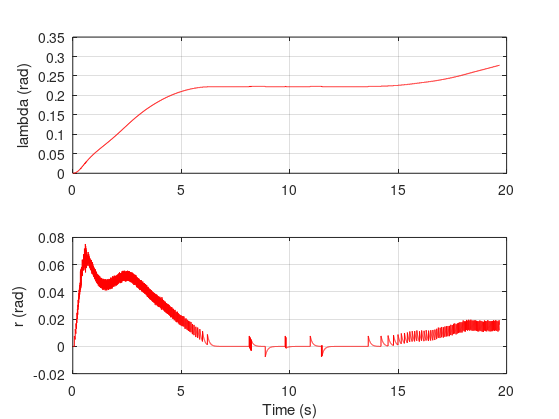
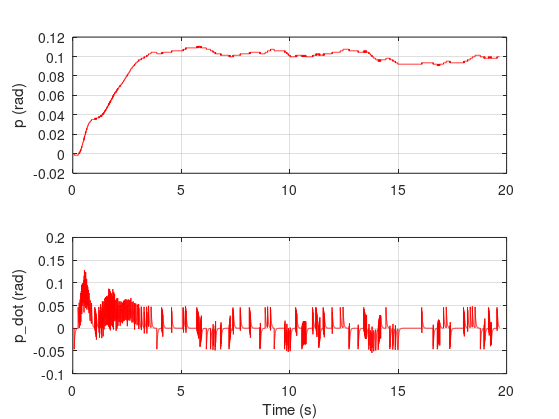
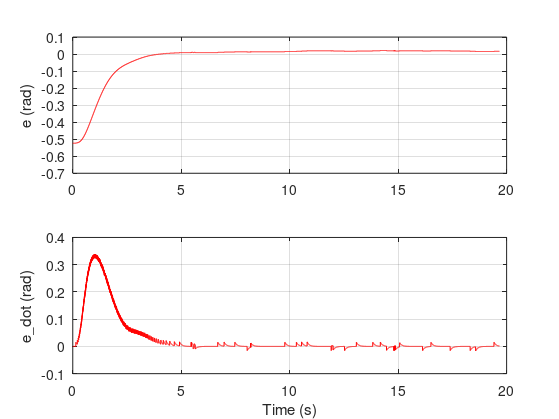

Here is the MATLAB script that generated these plots, in order:
load('Data.mat')

Time = data(1,:);
Travel = data(2,:);
Travel_rate = data(3,:);
Pitch = data(4,:);
Pitch_rate = data(5,:);
Elevation = data(6,:);
Elevation_rate = data(7,:);

bb = figure(2);
subplot(211)
plot(Time, Travel', 'r'),grid
ylabel('lambda (rad)')
subplot(212)
plot(Time, Travel_rate, 'r'),grid
ylabel('r (rad)')
xlabel('Time (s)')

cc = figure(3);
subplot(211)
plot(Time, Pitch, 'r'),grid
ylabel('p (rad)')
subplot(212)
plot(Time, Pitch_rate, 'r'),grid
ylabel('p\_dot (rad)')
xlabel('Time (s)')

dd = figure(4);
subplot(211)
plot(Time, Elevation, 'r'),grid
ylabel('e (rad)')
subplot(212)
plot(Time, Elevation_rate, 'r'),grid
ylabel('e\_dot (rad)')
xlabel('Time (s)')

set(bb, 'Units', 'Centimeters');
pos = get(bb, 'Position');
set(bb, 'PaperPositionMode', 'Auto', 'PaperUnits', 'Centimeters', 'PaperSize', [pos(3), pos(4)])
print(bb, '10_1_Travel', '-dpdf', '-r0')

set(cc, 'Units', 'Centimeters');
pos = get(cc, 'Position');
set(cc, 'PaperPositionMode', 'Auto', 'PaperUnits', 'Centimeters', 'PaperSize', [pos(3), pos(4)])
print(cc, '10_1_Pitch', '-dpdf', '-r0')

set(dd, 'Units', 'Centimeters');
pos = get(dd, 'Position');
set(dd, 'PaperPositionMode', 'Auto', 'PaperUnits', 'Centimeters', 'PaperSize', [pos(3), pos(4)])
print(dd, '10_1_Elevation', '-dpdf', '-r0')